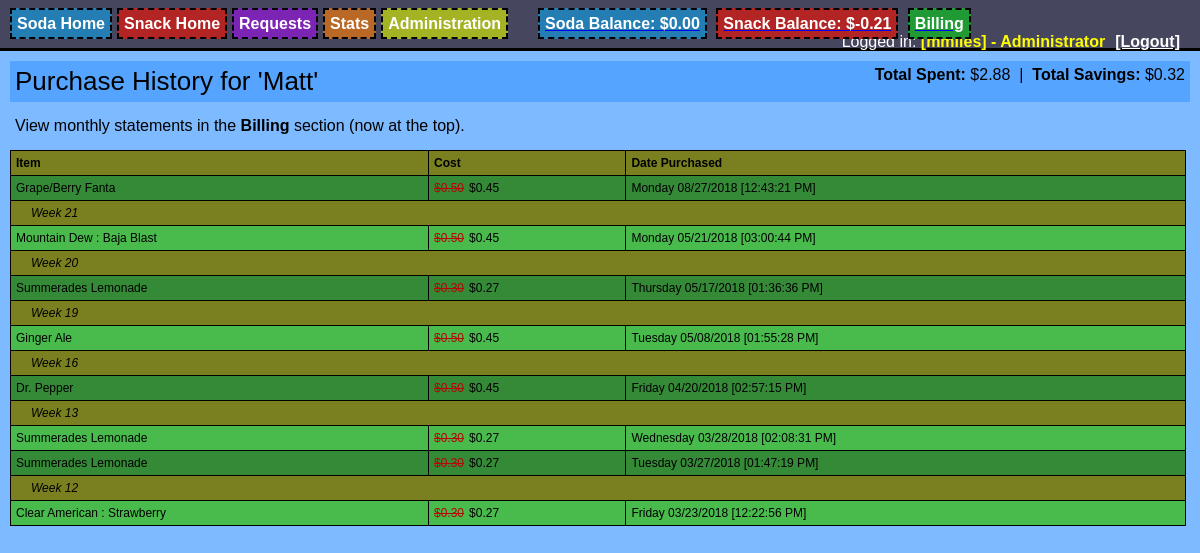
Page /purchase_history.php?type=Soda (signed in) on the committed database.
### tables this page shows
CREATE TABLE "Purchase_History" (
	`ID`	INTEGER PRIMARY KEY AUTOINCREMENT UNIQUE,
	`UserID`	INTEGER NOT NULL,
	`ItemID`	INTEGER NOT NULL,
	`Cost`	REAL,
	`Date`	TEXT,
	`DiscountCost`	REAL,
	`CashOnly`	INTEGER,
	`DailyAmountID`	INTEGER,
	`Cancelled`	INTEGER
);

CREATE TABLE "Item" (
	`ID`	integer PRIMARY KEY AUTOINCREMENT,
	`Name`	text,
	`Date`	text,
	`ChartColor`	text,
	`TotalCans`	integer,
	`BackstockQuantity`	integer,
	`ShelfQuantity`	integer,
	`Price`	real,
	`TotalIncome`	real,
	`TotalExpenses`	real,
	`DateModifed`	text,
	`DateModified`	text,
	`ModifyType`	text,
	`Retired`	INTEGER DEFAULT 0,
	`ImageURL`	TEXT,
	`ThumbURL`	TEXT,
	`UnitName`	TEXT,
	`Type`	TEXT,
	`DiscountPrice`	REAL,
	`Hidden`	INTEGER DEFAULT 0,
	`OutOfStock`	Integer,
	`OutOfStockDate`	Text,
	`OutOfStockReporter`	Text,
	`UnitNamePlural`	TEXT,
	`Alias`	TEXT
);

### Mobile_Detect.php (called while the page is built, shortened)
<?php
class Mobile_Detect
{
    protected $userAgent = null;
    protected $httpHeaders = array();
    protected $detectionType = self::DETECTION_TYPE_MOBILE;
    protected static $mobileHeaders = array(
            'HTTP_ACCEPT'                  => array('matches' => array(
                                                                        'application/x-obml2d',
                                                                        'application/vnd.rim.html',
                                                                        'text/vnd.wap.wml',
                                                                        'application/vnd.wap.xhtml+xml'
                                            )),
            'HTTP_X_WAP_PROFILE'           => null,
            'HTTP_X_WAP_CLIENTID'          => null,
            'HTTP_WAP_CONNECTION'          => null,
            'HTTP_PROFILE'                 => null,
            'HTTP_X_OPERAMINI_PHONE_UA'    => null,
            'HTTP_X_NOKIA_GATEWAY_ID'      => null,
            'HTTP_X_ORANGE_ID'             => null,
            'HTTP_X_VODAFONE_3GPDPCONTEXT' => null,
            'HTTP_X_HUAWEI_USERID'         => null,
            'HTTP_UA_OS'                   => null,
            'HTTP_X_MOBILE_GATEWAY'        => null,
            'HTTP_X_ATT_DEVICEID'          => null,
            'HTTP_UA_CPU'                  => array('matches' => array('ARM')),
    );
    protected static $operatingSystems = array(
        'AndroidOS'         => 'Android',
        'BlackBerryOS'      => 'blackberry|\bBB10\b|rim tablet os',
        'PalmOS'            => 'PalmOS|avantgo|blazer|elaine|hiptop|palm|plucker|xiino',
        'SymbianOS'         => 'Symbian|SymbOS|Series60|Series40|SYB-[0-9]+|\bS60\b',
        'WindowsMobileOS'   => 'Windows CE.*(PPC|Smartphone|Mobile|[0-9]{3}x[0-9]{3})|Window Mobile|Windows Phone [0-9.]+|WCE;',
        'WindowsPhoneOS'   => 'Windows Phone 10.0|Windows Phone 8.1|Windows Phone 8.0|Windows Phone OS|XBLWP7|ZuneWP7|Windows NT 6.[23]; ARM;',
        'iOS'               => '\biPhone.*Mobile|\biPod|\biPad',
        'MeeGoOS'           => 'MeeGo',
        'MaemoOS'           => 'Maemo',
        'JavaOS'            => 'J2ME/|\bMIDP\b|\bCLDC\b',
        'webOS'             => 'webOS|hpwOS',
        'badaOS'            => '\bBada\b',
        'BREWOS'            => 'BREW',
    );
    protected static $browsers = array(
        'Chrome'          => '\bCrMo\b|CriOS|Android.*Chrome/[.0-9]* (Mobile)?',
        'Dolfin'          => '\bDolfin\b',
        'Opera'           => 'Opera.*Mini|Opera.*Mobi|Android.*Opera|Mobile.*OPR/[0-9.]+|Coast/[0-9.]+',
        'Skyfire'         => 'Skyfire',
        'Edge'             => 'Mobile Safari/[.0-9]* Edge',
        'IE'              => 'IEMobile|MSIEMobile',
        'Firefox'         => 'fennec|firefox.*maemo|(Mobile|Tablet).*Firefox|Firefox.*Mobile|FxiOS',
        'Bolt'            => 'bolt',
        'TeaShark'        => 'teashark',
        'Blazer'          => 'Blazer',
        'Safari'          => 'Version.*Mobile.*Safari|Safari.*Mobile|MobileSafari',
        'UCBrowser'       => 'UC.*Browser|UCWEB',
        'baiduboxapp'     => 'baiduboxapp',
        'baidubrowser'    => 'baidubrowser',
        'DiigoBrowser'    => 'DiigoBrowser',
        'Puffin'            => 'Puffin',
        'Mercury'          => '\bMercury\b',
        'ObigoBrowser' => 'Obigo',
        'NetFront' => 'NF-Browser',
        'GenericBrowser'  => 'NokiaBrowser|OviBrowser|OneBrowser|TwonkyBeamBrowser|SEMC.*Browser|FlyFlow|Minimo|NetFront|Novarra-Vision|MQQBrowser|MicroMessenger',
        'PaleMoon'        => 'Android.*PaleMoon|Mobile.*PaleMoon',
    );
    protected static $uaHttpHeaders = array(
        'HTTP_USER_AGENT',
        'HTTP_X_OPERAMINI_PHONE_UA',
        'HTTP_X_DEVICE_USER_AGENT',
        'HTTP_X_ORIGINAL_USER_AGENT',
        'HTTP_X_SKYFIRE_PHONE',
        'HTTP_X_BOLT_PHONE_UA',
        'HTTP_DEVICE_STOCK_UA',
        'HTTP_X_UCBROWSER_DEVICE_UA'
    );
    public function setHttpHeaders($httpHeaders = null)
    {
        if (!is_array($httpHeaders) || !count($httpHeaders)) {
            $httpHeaders = $_SERVER;
        }
        $this->httpHeaders = array();
        foreach ($httpHeaders as $key => $value) {
            if (substr($key, 0, 5) === 'HTTP_') {
                $this->httpHeaders[$key] = $value;
            }
        }
    }
    public function getMobileHeaders()
    {
        return self::$mobileHeaders;
    }
    public function getUaHttpHeaders()
    {
        return self::$uaHttpHeaders;
    }
    public function setCfHeaders($cfHeaders = null) {
        $response = false;
        return $response;
    }
    public function setUserAgent($userAgent = null)
    {
        if (false === empty($userAgent)) {
            return $this->userAgent = $userAgent;
        } else {
            $this->userAgent = null;
            foreach ($this->getUaHttpHeaders() as $altHeader) {
                if (false === empty($this->httpHeaders[$altHeader])) {
                    $this->userAgent .= $this->httpHeaders[$altHeader] . " ";
                }
            }
            if (!empty($this->userAgent)) {
                return $this->userAgent = trim($this->userAgent);
            }
        }
        return $this->userAgent = null;
    }
    public function getUserAgent()
    {
        return $this->userAgent;
    }
    public function setDetectionType($type = null)
    {
        $this->detectionType = $type;
    }
    public static function getMobileDetectionRules()
    {
        static $rules;
        if (!$rules) {
            $rules = array_merge(
                self::$phoneDevices,
                self::$tabletDevices,
                self::$operatingSystems,
                self::$browsers
            );
        }
        return $rules;
    }
    public function getRules()
    {
        if ($this->detectionType == self::DETECTION_TYPE_EXTENDED) {
            return self::getMobileDetectionRulesExtended();
        } else {
            return self::getMobileDetectionRules();
        }
    }
    public function checkHttpHeadersForMobile()
    {
        foreach ($this->getMobileHeaders() as $mobileHeader => $matchType) {
            if (isset($this->httpHeaders[$mobileHeader])) {
                if (is_array($matchType['matches'])) {
                    return false;
                } else {
                    return true;
                }
            }
        }
        return false;
    }
    protected function matchDetectionRulesAgainstUA($userAgent = null)
    {
        return false;
    }
    public function isMobile($userAgent = null, $httpHeaders = null)
    {
        if ($this->checkHttpHeadersForMobile()) {
            return true;
        } else {
            return $this->matchDetectionRulesAgainstUA();
        }
    }
    public function match($regex, $userAgent = null)
    {
        $match = (bool) preg_match(sprintf('#%s#is', $regex), (false === empty($userAgent) ? $userAgent : $this->userAgent), $matches);
        return $match;
    }
}

### purchase_history.php (the view, shortened to what this page needs)
<head>
<?php
    $db = new SQLite3("db/item.db");
    include("foodstock_functions.php");
    $isLoggedInAdmin = IsAdminLoggedIn();
    require_once 'Mobile_Detect.php';
    $detect = new Mobile_Detect;
    $device_type = ($detect->isMobile() ? ($detect->isTablet() ? 'tablet' : 'phone') : 'computer');
    $isMobile = $device_type == 'phone';
?>
<link rel="stylesheet" type="text/css" href="colorPicker.css"/>
<link rel="stylesheet" type="text/css" href="css/style.css"/>
<link rel="stylesheet" href="//code.jquery.com/ui/1.11.2/themes/smoothness/jquery-ui.css">
</head>
<?php
    if( $isMobile ) {
        echo "<body class='soda_body' style='display:inline-table;'>";
    } else {
        echo "<body class='soda_body'>";
    }
    include("login_bar.php");
    $itemType = $_GET['type'];
    if( $isLoggedInAdmin && isset($_GET['userid'] ) && isset($_GET['name'] )  ) {
        $userID = $_GET['userid'];
        $name = $_GET['name'];
    } else {
        $userID = $_SESSION['UserID'];
        $name = $_SESSION['FirstName'];
    }
    echo "<div class='soda_popout'  style='margin:10px; padding:5px;'><span style='font-size:26px;'>Purchase History for '$name'</span> <span style='font-size:0.8em;'></span>";
    $totalSavings = 0.0;
    $totalBalance = 0.0;
    $results = $db->query("SELECT p.Cost, p.DiscountCost FROM Purchase_History p JOIN Item i on p.itemID = i.ID WHERE p.UserID = $userID AND i.Type='$itemType' AND Cancelled IS NULL");
    while ($row = $results->fetchArray()) {
        if( $row['DiscountCost'] != "" ) {
            $totalSavings += ($row['Cost'] - $row['DiscountCost']);
            $totalBalance += $row['DiscountCost'];
        } else {
            $totalBalance += $row['Cost'];
        }
    }
    echo  "<span style='float:right;'><b>Total Spent:</b> $". number_format($totalBalance,2) . "&nbsp;&nbsp;|&nbsp;&nbsp;<b>Total Savings:</b> $" . number_format($totalSavings, 2) . "</span>";
    echo "</div>";
    echo "<div style='margin:10px; padding:5px;'>";
    echo "View monthly statements in the <b>Billing</b> section (now at the top).";
    echo "</div>";
    echo "<div id='restock_all'>";
    echo "<table style='font-size:12; border-collapse:collapse; margin:10px; width:98%'>";
    echo "<thead><tr class='table_header'>";
    echo "<th style='padding:5px; border:1px #000 solid;' align='left'>Item</th>";
    echo "<th style='padding:5px; border:1px #000 solid;' align='left'>Cost</th>";
    echo "<th style='padding:5px; border:1px #000 solid;' align='left'>Date Purchased</th>";
    echo "</tr></thead>";
    $rowClass = "odd";
    $results = $db->query("SELECT i.Name, p.Cancelled, p.Cost, p.DiscountCost, p.Date, p.UserID, p.CashOnly FROM Purchase_History p JOIN Item i on p.itemID = i.ID WHERE p.UserID = $userID AND i.Type='$itemType' ORDER BY p.Date DESC");
    $currentWeek = "";
    while ($row = $results->fetchArray()) {
        $date_object = DateTime::createFromFormat('Y-m-d H:i:s', $row['Date']);
        $weekOfPurchase = $date_object->format('W');
        if( $currentWeek == "" ) {
            $currentWeek = $weekOfPurchase;
        } else {
            if( $currentWeek != $weekOfPurchase ) {
                echo "<tr>";
                echo "<td style='padding:5px; font-style:italic; padding-left: 20px; border:1px #000 solid; background-color:#7a8020;' colspan='3'>";
                echo "Week " . $weekOfPurchase;
                echo "</td>";
                echo "</tr>";
                $currentWeek = $weekOfPurchase;
            }
        }
        $itemName = $row['Name'];
        $discountAmountDisplay = "$" . number_format($row['DiscountCost'],2);
        $costAmountDisplay = "$" . number_format($row['Cost'], 2);
        echo "<tr class='$rowClass'>";
        echo "<td style='padding:5px; border:1px #000 solid;'>" . $itemName . "</td>";
        $costDisplay = "";
        if( $row['DiscountCost'] != "" ) {
            $costDisplay = "<span class='red_price'>$" . number_format($row['Cost'], 2) . "</span>" . $discountAmountDisplay;
        } else {
            $costDisplay = $costAmountDisplay;
        }
        echo "<td style='padding:5px; border:1px #000 solid;'>" . $costDisplay ."</td>";
        echo "<td style='padding:5px; border:1px #000 solid;'>" . $date_object->format('l m/d/Y  [h:i:s A]') . "</td>";
        echo "</tr>";
        if( $rowClass == "odd" ) { $rowClass = "even"; } else { $rowClass = "odd"; }
    }
        echo "</table>";
    echo "</div>";
?>
</body>

### css/style.css (style rules this page uses)
body { font-family: Helvetica, Arial, Sans-Serif; margin:0 auto; width:100%; height:100%; padding:0; background-color:#7EBAFF; }
.soda_body { background-color:#7EBAFF; }
.soda_popout { background-color: #55a4ff; }
.table_header { background-color: #7a8020; font-weight:bold; }
.odd { background-color: #358a37; }
.even { background-color: #49bb4c; }
.red_price { color:#b50505; text-decoration:line-through; margin-right:5px; }

### rows in the picture
purchase_history: ItemID.Name "Grape/Berry Fanta", Cost "0.50", DiscountCost "$0.45", Date "Monday 08/27/2018 [12:43:21 PM]"
purchase_history: Date "21", ItemID.Name "Mountain Dew : Baja Blast", Cost "0.50", DiscountCost "$0.45", Date "Monday 05/21/2018 [03:00:44 PM]"
purchase_history: Date "20", ItemID.Name "Summerades Lemonade", Cost "0.30", DiscountCost "$0.27", Date "Thursday 05/17/2018 [01:36:36 PM]"
purchase_history: Date "19", ItemID.Name "Ginger Ale", Cost "0.50", DiscountCost "$0.45", Date "Tuesday 05/08/2018 [01:55:28 PM]"
purchase_history: Date "16", ItemID.Name "Dr. Pepper", Cost "0.50", DiscountCost "$0.45", Date "Friday 04/20/2018 [02:57:15 PM]"
purchase_history: Date "13", ItemID.Name "Summerades Lemonade", Cost "0.30", DiscountCost "$0.27", Date "Wednesday 03/28/2018 [02:08:31 PM]"
purchase_history: ItemID.Name "Summerades Lemonade", Cost "0.30", DiscountCost "$0.27", Date "Tuesday 03/27/2018 [01:47:19 PM]"
purchase_history: Date "12", ItemID.Name "Clear American : Strawberry", Cost "0.30", DiscountCost "$0.27", Date "Friday 03/23/2018 [12:22:56 PM]"

### other values in the picture
$_SESSION['SodaBalance'] "0.00"
$_SESSION['SnackBalance'] "-0.21"
$_SESSION['UserName'] "mmiles"
$name "Matt"
$totalBalance "2.88"
$totalSavings "0.32"
